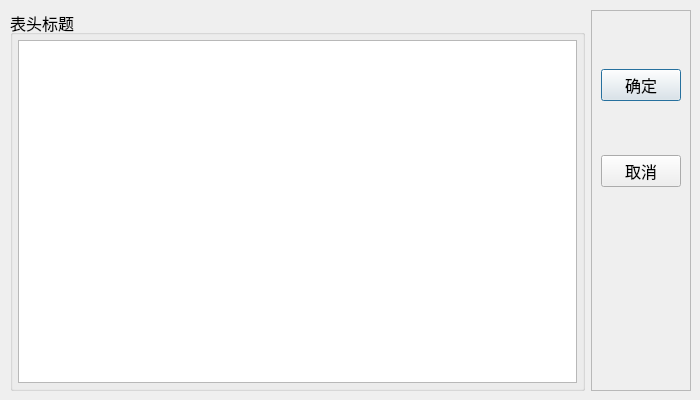
<?xml version="1.0" encoding="UTF-8"?>
<ui version="4.0">
 <class>tableHeaderDialog</class>
 <widget class="QDialog" name="tableHeaderDialog">
  <property name="geometry">
   <rect>
    <x>0</x>
    <y>0</y>
    <width>700</width>
    <height>400</height>
   </rect>
  </property>
  <property name="minimumSize">
   <size>
    <width>700</width>
    <height>400</height>
   </size>
  </property>
  <property name="maximumSize">
   <size>
    <width>700</width>
    <height>400</height>
   </size>
  </property>
  <property name="font">
   <font>
    <family>Times New Roman</family>
    <pointsize>12</pointsize>
   </font>
  </property>
  <property name="windowTitle">
   <string>Dialog</string>
  </property>
  <widget class="QWidget" name="layoutWidget">
   <property name="geometry">
    <rect>
     <x>10</x>
     <y>10</y>
     <width>681</width>
     <height>381</height>
    </rect>
   </property>
   <layout class="QHBoxLayout" name="horizontalLayout">
    <item>
     <widget class="QGroupBox" name="groupBox">
      <property name="title">
       <string>表头标题</string>
      </property>
      <layout class="QVBoxLayout" name="verticalLayout">
       <property name="spacing">
        <number>4</number>
       </property>
       <property name="leftMargin">
        <number>5</number>
       </property>
       <property name="topMargin">
        <number>5</number>
       </property>
       <property name="rightMargin">
        <number>5</number>
       </property>
       <property name="bottomMargin">
        <number>5</number>
       </property>
       <item>
        <widget class="QListView" name="listView"/>
       </item>
      </layout>
     </widget>
    </item>
    <item>
     <widget class="QFrame" name="frame">
      <property name="frameShape">
       <enum>QFrame::StyledPanel</enum>
      </property>
      <property name="frameShadow">
       <enum>QFrame::Raised</enum>
      </property>
      <layout class="QVBoxLayout" name="verticalLayout_2">
       <item>
        <spacer name="verticalSpacer_4">
         <property name="orientation">
          <enum>Qt::Vertical</enum>
         </property>
         <property name="sizeHint" stdset="0">
          <size>
           <width>20</width>
           <height>40</height>
          </size>
         </property>
        </spacer>
       </item>
       <item>
        <widget class="QPushButton" name="btnOK">
         <property name="text">
          <string>确定</string>
         </property>
         <property name="icon">
          <iconset resource="images.qrc">
           <normaloff>:/images/704.bmp</normaloff>:/images/704.bmp</iconset>
         </property>
        </widget>
       </item>
       <item>
        <spacer name="verticalSpacer_2">
         <property name="orientation">
          <enum>Qt::Vertical</enum>
         </property>
         <property name="sizeHint" stdset="0">
          <size>
           <width>20</width>
           <height>40</height>
          </size>
         </property>
        </spacer>
       </item>
       <item>
        <widget class="QPushButton" name="btnCancel">
         <property name="text">
          <string>取消</string>
         </property>
         <property name="icon">
          <iconset resource="images.qrc">
           <normaloff>:/images/706.bmp</normaloff>:/images/706.bmp</iconset>
         </property>
        </widget>
       </item>
       <item>
        <spacer name="verticalSpacer">
         <property name="orientation">
          <enum>Qt::Vertical</enum>
         </property>
         <property name="sizeHint" stdset="0">
          <size>
           <width>20</width>
           <height>28</height>
          </size>
         </property>
        </spacer>
       </item>
       <item>
        <spacer name="verticalSpacer_6">
         <property name="orientation">
          <enum>Qt::Vertical</enum>
         </property>
         <property name="sizeHint" stdset="0">
          <size>
           <width>20</width>
           <height>40</height>
          </size>
         </property>
        </spacer>
       </item>
       <item>
        <spacer name="verticalSpacer_5">
         <property name="orientation">
          <enum>Qt::Vertical</enum>
         </property>
         <property name="sizeHint" stdset="0">
          <size>
           <width>20</width>
           <height>40</height>
          </size>
         </property>
        </spacer>
       </item>
       <item>
        <spacer name="verticalSpacer_3">
         <property name="orientation">
          <enum>Qt::Vertical</enum>
         </property>
         <property name="sizeHint" stdset="0">
          <size>
           <width>20</width>
           <height>40</height>
          </size>
         </property>
        </spacer>
       </item>
      </layout>
     </widget>
    </item>
   </layout>
  </widget>
 </widget>
 <resources>
  <include location="images.qrc"/>
 </resources>
 <connections/>
</ui>
